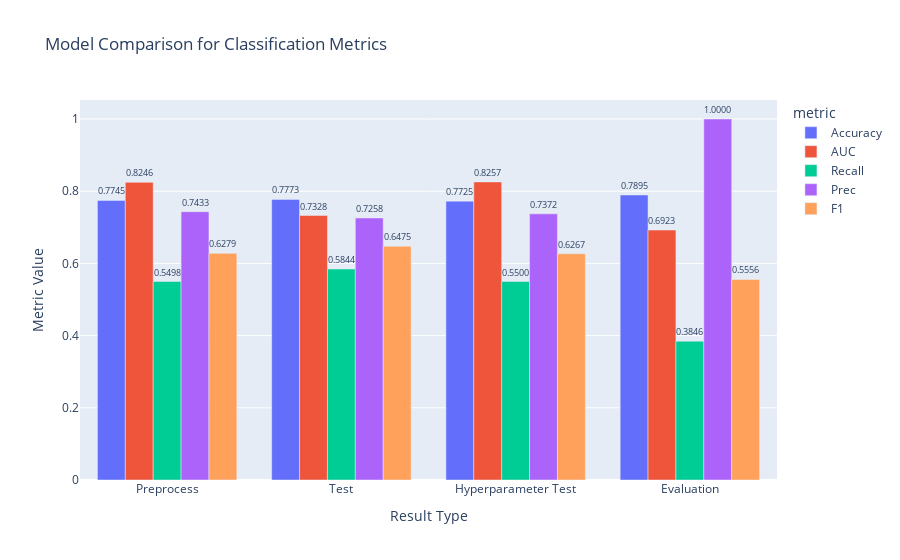

Notebook code for this chart:
### Code cell
import pandas as pd
import plotly.express as px

# Define the data
data = {
    'preprocess_results': {
        'Accuracy': 0.7745,
        'AUC': 0.8246,
        'Recall': 0.5498,
        'Prec': 0.7433,
        'F1': 0.6279
    },
    'test_result': {
        'Accuracy': 0.7773,
        'AUC': 0.7328,
        'Recall': 0.5844,
        'Prec': 0.7258,
        'F1': 0.6475
    },
    'hyperpar_test_result': {
        'Accuracy': 0.7725,
        'AUC': 0.8257,
        'Recall': 0.55,
        'Prec': 0.7372,
        'F1': 0.6267
    },
    'eval_result': {
        'Accuracy': 0.7895,
        'AUC': 0.6923,
        'Recall': 0.3846,
        'Prec': 1.0,
        'F1': 0.5556
    }
}

# Create a DataFrame; the dictionary keys become column names and the inner keys become the index.
df = pd.DataFrame(data)
df.index.name = 'metric'
df = df.rename(columns={
    'preprocess_results': 'Preprocess',
    'test_result': 'Test',
    'hyperpar_test_result': 'Hyperparameter Test',
    'eval_result': 'Evaluation'
})
# Reset the index so that 'metric' becomes a column
df = df.reset_index()

# Melt the DataFrame to a long format
df_long = df.melt(id_vars='metric', var_name='model', value_name='value')

# Create a grouped bar chart using Plotly Express
fig = px.bar(df_long,
             x='model',
             y='value',
             color='metric',
             barmode='group',
             title='Model Comparison for Classification Metrics',
             text='value')

# Format the text on bars
fig.update_traces(texttemplate='%{text:.4f}', textposition='outside')
fig.update_layout(xaxis_title='Result Type', yaxis_title='Metric Value', uniformtext_minsize=8)

fig.show()

### Figure 1 — Plotly figure (JSON) as saved in the notebook; plotly's stock layout.template omitted (floating-point values rounded to 4 significant figures)
{"data": [{"alignmentgroup": "True", "hovertemplate": "metric=Accuracy<br>model=%{x}<br>value=%{text}<extra></extra>", "legendgroup": "Accuracy", "marker": {"color": "#636efa", "pattern": {"shape": ""}}, "name": "Accuracy", "offsetgroup": "Accuracy", "orientation": "v", "showlegend": true, "text": [0.7745, 0.7773, 0.7725, 0.7895], "textposition": "outside", "texttemplate": "%{text:.4f}", "type": "bar", "x": ["Preprocess", "Test", "Hyperparameter Test", "Evaluation"], "xaxis": "x", "y": [0.7745, 0.7773, 0.7725, 0.7895], "yaxis": "y"}, {"alignmentgroup": "True", "hovertemplate": "metric=AUC<br>model=%{x}<br>value=%{text}<extra></extra>", "legendgroup": "AUC", "marker": {"color": "#EF553B", "pattern": {"shape": ""}}, "name": "AUC", "offsetgroup": "AUC", "orientation": "v", "showlegend": true, "text": [0.8246, 0.7328, 0.8257, 0.6923], "textposition": "outside", "texttemplate": "%{text:.4f}", "type": "bar", "x": ["Preprocess", "Test", "Hyperparameter Test", "Evaluation"], "xaxis": "x", "y": [0.8246, 0.7328, 0.8257, 0.6923], "yaxis": "y"}, {"alignmentgroup": "True", "hovertemplate": "metric=Recall<br>model=%{x}<br>value=%{text}<extra></extra>", "legendgroup": "Recall", "marker": {"color": "#00cc96", "pattern": {"shape": ""}}, "name": "Recall", "offsetgroup": "Recall", "orientation": "v", "showlegend": true, "text": [0.5498, 0.5844, 0.55, 0.3846], "textposition": "outside", "texttemplate": "%{text:.4f}", "type": "bar", "x": ["Preprocess", "Test", "Hyperparameter Test", "Evaluation"], "xaxis": "x", "y": [0.5498, 0.5844, 0.55, 0.3846], "yaxis": "y"}, {"alignmentgroup": "True", "hovertemplate": "metric=Prec<br>model=%{x}<br>value=%{text}<extra></extra>", "legendgroup": "Prec", "marker": {"color": "#ab63fa", "pattern": {"shape": ""}}, "name": "Prec", "offsetgroup": "Prec", "orientation": "v", "showlegend": true, "text": [0.7433, 0.7258, 0.7372, 1], "textposition": "outside", "texttemplate": "%{text:.4f}", "type": "bar", "x": ["Preprocess", "Test", "Hyperparameter Test", "Evaluation"], "xaxis": "x", "y": [0.7433, 0.7258, 0.7372, 1], "yaxis": "y"}, {"alignmentgroup": "True", "hovertemplate": "metric=F1<br>model=%{x}<br>value=%{text}<extra></extra>", "legendgroup": "F1", "marker": {"color": "#FFA15A", "pattern": {"shape": ""}}, "name": "F1", "offsetgroup": "F1", "orientation": "v", "showlegend": true, "text": [0.6279, 0.6475, 0.6267, 0.5556], "textposition": "outside", "texttemplate": "%{text:.4f}", "type": "bar", "x": ["Preprocess", "Test", "Hyperparameter Test", "Evaluation"], "xaxis": "x", "y": [0.6279, 0.6475, 0.6267, 0.5556], "yaxis": "y"}], "layout": {"barmode": "group", "legend": {"title": {"text": "metric"}, "tracegroupgap": 0}, "title": {"text": "Model Comparison for Classification Metrics"}, "uniformtext": {"minsize": 8}, "xaxis": {"anchor": "y", "domain": [0, 1], "title": {"text": "Result Type"}}, "yaxis": {"anchor": "x", "domain": [0, 1], "title": {"text": "Metric Value"}}}}
